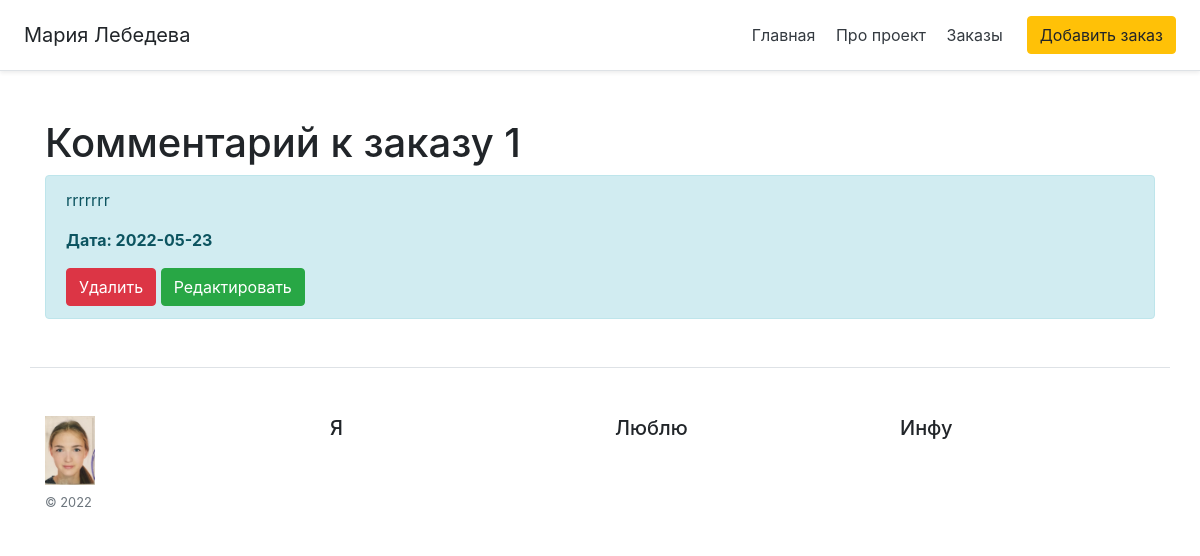
Before: /posts/1 with the older database file.
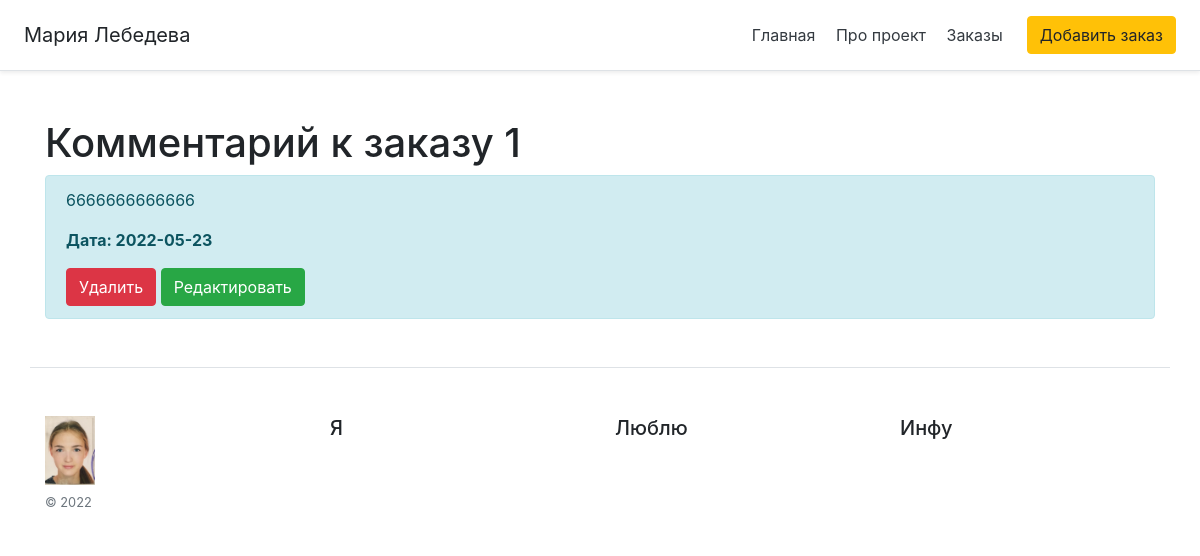
After: the same page with the newer database file.
### app.py (models this page shows, shortened)
class Order(db.Model):
    id = db.Column(db.Integer, primary_key=True)
    title = db.Column(db.String(100), nullable=False)
    intro = db.Column(db.String(300), nullable=False)
    text = db.Column(db.Text, nullable=False)
    date = db.Column(db.DateTime, default=datetime.utcnow)

### app.py (the view)
@app.route('/posts/<int:id>')
def post_detail(id):
    order = Order.query.get(id)
    return render_template("post_detail.html", order=order)

### templates/post_detail.html (shortened to what this page needs)
{% extends 'base.html' %}
{% block body %}
<div class="container mt-5">
    <h1>Комментарий к заказу {{ order.id }}</h1>
    <div class="alert alert-info">
        <p>{{ order.text }}</p>
        <p><b>Дата: {{ order.date.date() }}</b></p>
        <form action="{{ url_for('post_delete', id=order.id) }}" method="POST" style="display: inline;" onsubmit="return confirm('Точно удалить?')">
        <input type="submit" value="Удалить" class="btn btn-danger" />
        </form>
        <a href="{{ url_for('post_update', id=order.id) }}" class="btn btn-success">Редактировать</a>
    </div>
</div>
{% endblock %}

Changed rows visible on the page:
changed Order id 1: text "rrrrrrr" → "6666666666666"
